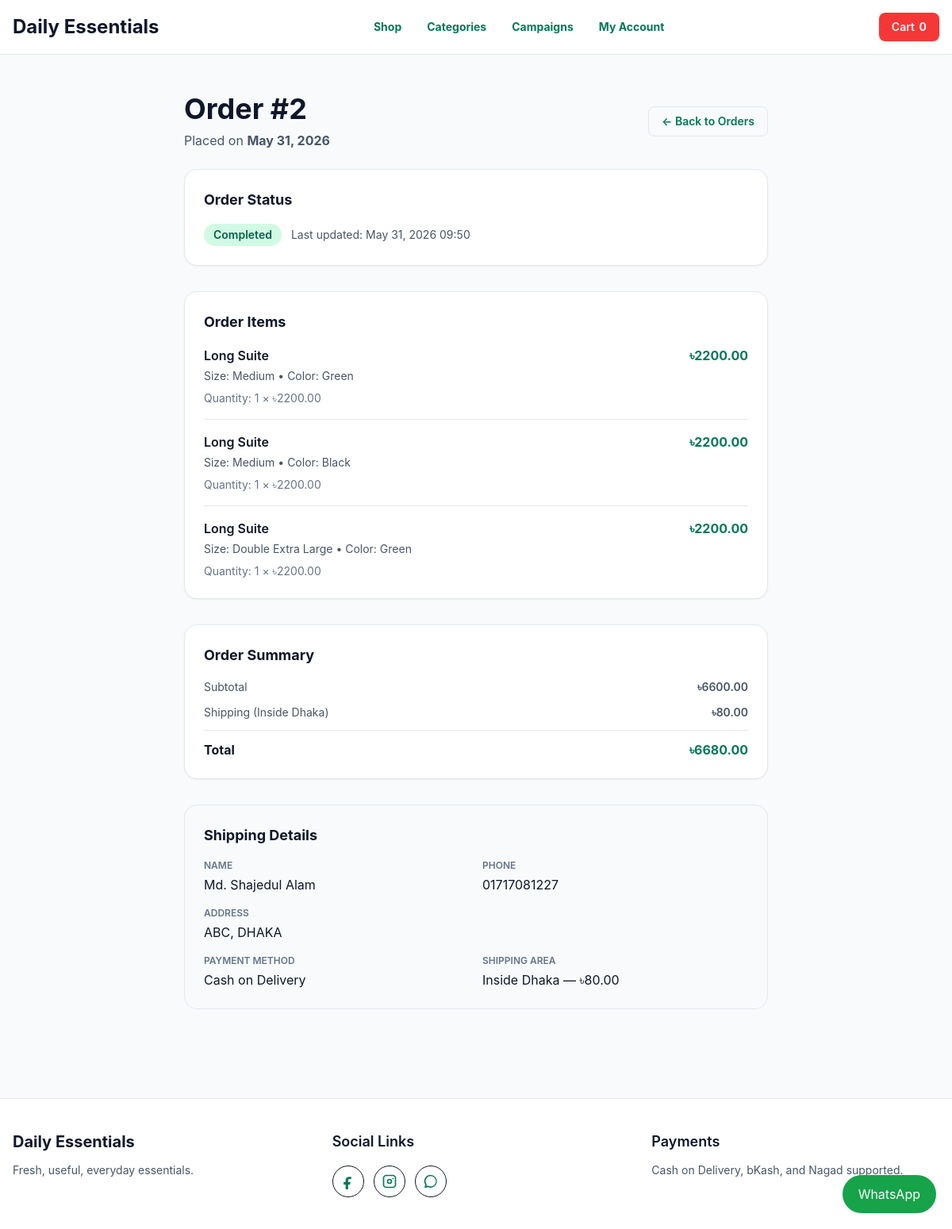
Screenshot of /orders/2/ (signed in) with the database file from the repository.
### settings_manager/models.py (models this page shows, shortened)
class SEOFields(models.Model):
    seo_title = models.CharField(max_length=160, blank=True)
    meta_description = models.TextField(blank=True)
    meta_keywords = models.CharField(max_length=255, blank=True)
    og_image = models.ImageField(upload_to="seo/", blank=True, null=True)
    class Meta:
        abstract = True

class SiteSettings(SEOFields):
    site_name = models.CharField(
        max_length=120,
        default="Daily Essentials"
    )
    show_product_shipping_info = models.BooleanField(
        default=True,
        help_text="Show shipping and returns information on product detail pages"
    )
    show_free_shipping_info = models.BooleanField(
        default=True,
        help_text="Show 'Free shipping' message"
    )
    show_cash_on_delivery_info = models.BooleanField(
        default=True,
        help_text="Show 'Cash on delivery' message"
    )
    cod_order_max_amount = models.DecimalField(
        max_digits=10,
        decimal_places=2,
        default=Decimal("0.00"),
        help_text="Maximum order total allowed for Cash on Delivery. Set to 0 to allow COD for all orders.",
    )
    max_orders_per_phone_per_day = models.PositiveIntegerField(
        default=0,
        help_text="Maximum number of orders allowed per phone number in 24 hours. Set 0 to allow unlimited orders.",
    )
    show_easy_returns_info = models.BooleanField(
        default=True,
        help_text="Show 'Easy returns' message"
    )
    primary_color = models.CharField(
        max_length=7,
        default="#047857"
    )
    secondary_color = models.CharField(
        max_length=7,
        default="#0f172a"
    )
    accent_color = models.CharField(
        max_length=7,
        default="#e11d48"
    )
    facebook_pixel_id = models.CharField(
        max_length=80,
        blank=True
    )
    google_analytics_id = models.CharField(
        max_length=80,
        blank=True
    )
    custom_header_scripts = models.TextField(blank=True)
    custom_footer_scripts = models.TextField(blank=True)
    facebook_url = models.URLField(blank=True)
    instagram_url = models.URLField(blank=True)
    tiktok_url = models.URLField(blank=True)
    youtube_url = models.URLField(blank=True)
    whatsapp_number = models.CharField(
        max_length=32,
        blank=True
    )
    email_enabled = models.BooleanField(default=False)
    class Meta:
        verbose_name = "Site Settings"
        verbose_name_plural = "Site Settings"
    @classmethod
    def load(cls):
        obj, _ = cls.objects.get_or_create(pk=1)
        return obj

class ShippingArea(models.Model):
    name = models.CharField(max_length=100, unique=True, help_text="Example: Dhaka, Outside Dhaka")
    courier_fee = models.DecimalField(max_digits=10, decimal_places=2, help_text="Courier fee in ৳")
    is_active = models.BooleanField(default=True)
    created_at = models.DateTimeField(auto_now_add=True)
    updated_at = models.DateTimeField(auto_now=True)
    class Meta:
        ordering = ["name"]
        verbose_name = "Shipping Area"
        verbose_name_plural = "Shipping Areas"

### orders/models.py (models this page shows, shortened)
class Order(models.Model):
    class Status(models.TextChoices):
        PENDING = "pending", "Pending"
        CONFIRMED = "confirmed", "Confirmed"
        PROCESSING = "processing", "Processing"
        SHIPPED = "shipped", "Shipped"
        DELIVERED = "delivered", "Delivered"
        COMPLETED = "completed", "Completed"
        CANCELLED = "cancelled", "Cancelled"
    class PaymentMethod(models.TextChoices):
        COD = "cod", "Cash on Delivery"
        BKASH = "bkash", "bKash Manual Payment"
        NAGAD = "nagad", "Nagad Manual Payment"
    customer = models.ForeignKey(settings.AUTH_USER_MODEL, on_delete=models.SET_NULL, blank=True, null=True, related_name="orders")
    full_name = models.CharField(max_length=120)
    phone = models.CharField(max_length=30)
    email = models.EmailField(blank=True)
    shipping_address = models.TextField()
    status = models.CharField(max_length=20, choices=Status.choices, default=Status.PENDING)
    payment_method = models.CharField(max_length=20, choices=PaymentMethod.choices, default=PaymentMethod.COD)
    transaction_id = models.CharField(max_length=120, blank=True)
    payment_verified = models.BooleanField(default=False)
    shipping_area = models.ForeignKey(ShippingArea, on_delete=models.SET_NULL, null=True, blank=True, related_name="orders")
    shipping_cost = models.DecimalField(max_digits=10, decimal_places=2, default=Decimal("0.00"))
    subtotal = models.DecimalField(max_digits=10, decimal_places=2, default=Decimal("0.00"))
    promo_code = models.CharField(max_length=40, blank=True)
    discount_amount = models.DecimalField(max_digits=10, decimal_places=2, default=Decimal("0.00"))
    total = models.DecimalField(max_digits=10, decimal_places=2, default=Decimal("0.00"))
    purchase_pixel_pending = models.BooleanField(default=False)
    purchase_pixel_fired = models.BooleanField(default=False)
    created_at = models.DateTimeField(auto_now_add=True)
    updated_at = models.DateTimeField(auto_now=True)
    class Meta:
        ordering = ["-created_at"]

class OrderItem(models.Model):
    order = models.ForeignKey(Order, on_delete=models.CASCADE, related_name="items")
    product = models.ForeignKey(Product, on_delete=models.PROTECT)
    product_name = models.CharField(max_length=180)
    sku = models.CharField(max_length=80)
    selected_size = models.CharField(max_length=60, blank=True)
    selected_color = models.CharField(max_length=60, blank=True)
    quantity = models.PositiveIntegerField(default=1)
    price = models.DecimalField(max_digits=10, decimal_places=2)
    @property
    def line_total(self):
        if self.price is None or self.quantity is None:
            return Decimal("0.00")
        return self.price * self.quantity

### orders/views.py (the view)
# urls.py: path("<int:order_id>/", views.order_detail, name="detail"),
@login_required
def order_detail(request, order_id):
    order = get_object_or_404(Order.objects.prefetch_related("items"), pk=order_id, customer=request.user)
    should_fire_purchase = order.status == Order.Status.COMPLETED and order.purchase_pixel_pending and not order.purchase_pixel_fired
    return render(request, "orders/order_detail.html", {"order": order, "should_fire_purchase": should_fire_purchase, "page_title": f"Order #{order.pk}"})

### templates/orders/order_detail.html (shortened to what this page needs)
{% extends "base.html" %}
{% block content %}
<section class="mx-auto max-w-3xl px-4 py-12">
  <div class="mb-6 flex items-center justify-between">
    <div>
      <h1 class="text-4xl font-bold">Order #{{ order.pk }}</h1>
      <p class="mt-2 text-slate-600">Placed on <strong>{{ order.created_at|date:"F d, Y" }}</strong></p>
    </div>
    <a href="{% url 'customers:dashboard' %}" class="rounded-lg border border-slate-200 px-4 py-2 text-sm font-semibold text-slate-700 transition hover:bg-slate-50">← Back to Orders</a>
  </div>
  <div class="mb-8 rounded-2xl border border-slate-200 bg-white p-6 shadow-sm">
    <h2 class="text-lg font-bold text-slate-900">Order Status</h2>
    <div class="mt-4 flex items-center justify-between">
      <div class="flex items-center gap-3">
        <span class="inline-block rounded-full px-3 py-1 text-sm font-semibold
          {% if order.status == 'pending' %}bg-yellow-100 text-yellow-800
          {% elif order.status == 'confirmed' %}bg-blue-100 text-blue-800
          {% elif order.status == 'processing' %}bg-blue-100 text-blue-800
          {% elif order.status == 'shipped' %}bg-purple-100 text-purple-800
          {% elif order.status == 'delivered' %}bg-green-100 text-green-800
          {% elif order.status == 'completed' %}bg-emerald-100 text-emerald-800
          {% elif order.status == 'cancelled' %}bg-red-100 text-red-800
          {% endif %}">
          {{ order.get_status_display }}
        </span>
        <span class="text-sm text-slate-600">Last updated: {{ order.updated_at|date:"M d, Y H:i" }}</span>
      </div>
    </div>
  </div>
  <div class="mb-8 rounded-2xl border border-slate-200 bg-white p-6 shadow-sm">
    <h2 class="text-lg font-bold text-slate-900">Order Items</h2>
    <div class="mt-4 divide-y">
      {% for item in order.items.all %}
        <div class="flex justify-between py-4 first:pt-0 last:pb-0">
          <div class="flex-1">
            <p class="font-semibold text-slate-900">{{ item.product_name }}</p>
            <p class="mt-1 text-sm text-slate-600">
              {% if item.selected_size %}Size: {{ item.selected_size }}{% endif %}
              {% if item.selected_size and item.selected_color %} • {% endif %}
              {% if item.selected_color %}Color: {{ item.selected_color }}{% endif %}
            </p>
            <p class="mt-2 text-sm text-slate-500">Quantity: {{ item.quantity }} × ৳{{ item.price }}</p>
          </div>
          <div class="text-right">
            <p class="font-bold text-emerald-700">৳{{ item.line_total }}</p>
          </div>
        </div>
      {% endfor %}
    </div>
  </div>
  <div class="rounded-2xl border border-slate-200 bg-white p-6 shadow-sm">
    <h2 class="text-lg font-bold text-slate-900 mb-4">Order Summary</h2>
    <div class="space-y-3 text-sm">
      <div class="flex justify-between text-slate-600">
        <span>Subtotal</span>
        <span class="font-semibold">৳{{ order.subtotal }}</span>
      </div>
      {% if order.shipping_area %}
        <div class="flex justify-between text-slate-600">
          <span>Shipping ({{ order.shipping_area.name }})</span>
          <span class="font-semibold">৳{{ order.shipping_cost }}</span>
        </div>
      {% elif order.shipping_cost > 0 %}
        <div class="flex justify-between text-slate-600">
          <span>Shipping</span>
          <span class="font-semibold">৳{{ order.shipping_cost }}</span>
        </div>
      {% endif %}
      <div class="border-t pt-3 flex justify-between text-base font-bold">
        <span>Total</span>
        <span class="text-emerald-700">৳{{ order.total }}</span>
      </div>
    </div>
  </div>
  <div class="mt-8 rounded-2xl border border-slate-200 bg-slate-50 p-6">
    <h2 class="text-lg font-bold text-slate-900">Shipping Details</h2>
    <div class="mt-4 grid gap-4 md:grid-cols-2">
      <div>
        <p class="text-xs font-semibold uppercase text-slate-500">Name</p>
        <p class="mt-1 text-slate-900">{{ order.full_name }}</p>
      </div>
      <div>
        <p class="text-xs font-semibold uppercase text-slate-500">Phone</p>
        <p class="mt-1 text-slate-900">{{ order.phone }}</p>
      </div>
      <div class="md:col-span-2">
        <p class="text-xs font-semibold uppercase text-slate-500">Address</p>
        <p class="mt-1 text-slate-900">{{ order.shipping_address }}</p>
      </div>
      <div>
        <p class="text-xs font-semibold uppercase text-slate-500">Payment Method</p>
        <p class="mt-1 text-slate-900">{{ order.get_payment_method_display }}</p>
      </div>
      {% if order.shipping_area %}
        <div>
          <p class="text-xs font-semibold uppercase text-slate-500">Shipping Area</p>
          <p class="mt-1 text-slate-900">{{ order.shipping_area.name }} — ৳{{ order.shipping_cost }}</p>
        </div>
      {% endif %}
    </div>
  </div>
</section>
{% endblock %}

### templates/base.html (shortened to what this page needs)
{% load static %}
<!doctype html>
<html lang="en">
<head>
  <script src="https://cdn.tailwindcss.com"></script>
  <link rel="stylesheet" href="{% static 'css/site.css' %}">
</head>
<body class="site-theme">
  <header class="site-navbar sticky top-0 z-50 border-b border-slate-200">
    <div class="mx-auto flex max-w-7xl items-center justify-between px-4 py-4">
      <a href="{% url 'home' %}" class="site-brand text-2xl font-bold">
        {{ site_settings.site_name }}
      </a>
      <nav class="hidden items-center gap-8 text-sm font-medium md:flex">
        <a href="{% url 'products:shop' %}" class="site-nav-link">
          Shop
        </a>
        <a href="{% url 'categories:list' %}" class="site-nav-link">
          Categories
        </a>
        <a href="{% url 'campaigns:list' %}" class="site-nav-link">
          Campaigns
        </a>
        {% if user.is_authenticated %}
          <a href="{% url 'customers:dashboard' %}" class="site-nav-link">
            My Account
          </a>
        {% else %}
          <a href="{% url 'customers:login' %}" class="site-nav-link">
            Login
          </a>
        {% endif %}
      </nav>
      <div class="flex items-center gap-3">
          <a href="{% url 'cart:detail' %}" class="site-cart-btn rounded-lg px-4 py-2 text-sm font-semibold transition">
              <span class="hidden sm:inline">Cart </span>
              <span class="font-bold">{{ cart_item_count }}</span>
          </a>
      </div>
    </div>
  </header>
  <main id="main-content" tabindex="-1">
    {% block content %}
    {% endblock %}
  </main>
  <footer class="site-footer mt-16 border-t">
    <div class="mx-auto grid max-w-7xl gap-10 px-4 py-10 md:grid-cols-3">
      <div>
        <h2 class="site-footer-heading text-xl font-bold">
          {{ site_settings.site_name }}
        </h2>
        <p class="mt-3 text-sm">
          Fresh, useful, everyday essentials.
        </p>
      </div>
      <div>
        <h3 class="site-footer-heading text-lg font-semibold">
          Social Links
        </h3>
        <div class="mt-4 flex flex-wrap gap-3">
          {% if site_settings.facebook_url %}
            <a href="{{ site_settings.facebook_url }}"
              class="social-icon-link"
              aria-label="Facebook"
              target="_blank"
              rel="noopener">
              <svg viewBox="0 0 24 24" fill="currentColor" class="h-5 w-5">
                <path d="M14 8.5h2.5V5.2A17 17 0 0 0 13.3 5C10.1 5 8 6.9 8 10.3V13H5v3.7h3V24h3.8v-7.3h3l.5-3.7h-3.5v-2.3c0-1.1.3-2.2 2.2-2.2Z"/>
              </svg>
            </a>
          {% endif %}
          {% if site_settings.instagram_url %}
            <a href="{{ site_settings.instagram_url }}"
              class="social-icon-link"
              aria-label="Instagram"
              target="_blank"
              rel="noopener">
            </a>
          {% endif %}
          {% if site_settings.whatsapp_number %}
            <a href="https://wa.me/{{ site_settings.whatsapp_number }}"
              class="social-icon-link"
              aria-label="WhatsApp"
              target="_blank"
              rel="noopener">
              <svg viewBox="0 0 24 24" fill="currentColor" class="h-5 w-5">
                <path d="M12 2a9.8 9.8 0 0 0-8.4 14.9L2.4 22l5.2-1.2A9.8 9.8 0 1 0 12 2Zm0 2a7.8 7.8 0 0 1 0 15.6 7.7 7.7 0 0 1-4-1.1l-.4-.2-2.4.6.6-2.4-.3-.4A7.8 7.8 0 0 1 12 4Z"/>
              </svg>
            </a>
          {% endif %}
        </div>
      </div>
      <div>
        <h3 class="site-footer-heading text-lg font-semibold">
          Payments
        </h3>
        <p class="mt-3 text-sm">
          Cash on Delivery, bKash, and Nagad supported.
        </p>
      </div>
    </div>
  </footer>
  {% if site_settings.whatsapp_number %}
    <a href="https://wa.me/{{ site_settings.whatsapp_number }}" style="color: white;"
       class="fixed bottom-5 right-5 z-50 rounded-full px-5 py-3 bg-green-600 shadow-sm hover:scale-105 hover:shadow-md transition-all duration-200">
      WhatsApp
    </a>
  {% endif %}
</body>
</html>

### rows the page displays
SiteSettings: site_name "Daily Essentials"
Order: pk "2", created_at "May 31, 2026", status "Completed", updated_at "May 31, 2026 09:50", subtotal "6600.00", shipping_area.name "Inside Dhaka", shipping_cost "80.00", total "6680.00", full_name "Md. Shajedul Alam", phone "01717081227", shipping_address "ABC, DHAKA", payment_method "Cash on Delivery"
OrderItem: product_name "Long Suite", selected_size "Medium", selected_color "Green", quantity "1", price "2200.00", line_total "2200.00"
OrderItem: product_name "Long Suite", selected_size "Medium", selected_color "Black", quantity "1", price "2200.00", line_total "2200.00"
OrderItem: product_name "Long Suite", selected_size "Double Extra Large", selected_color "Green", quantity "1", price "2200.00", line_total "2200.00"

### other values shown
{{ cart_item_count }} "0"
